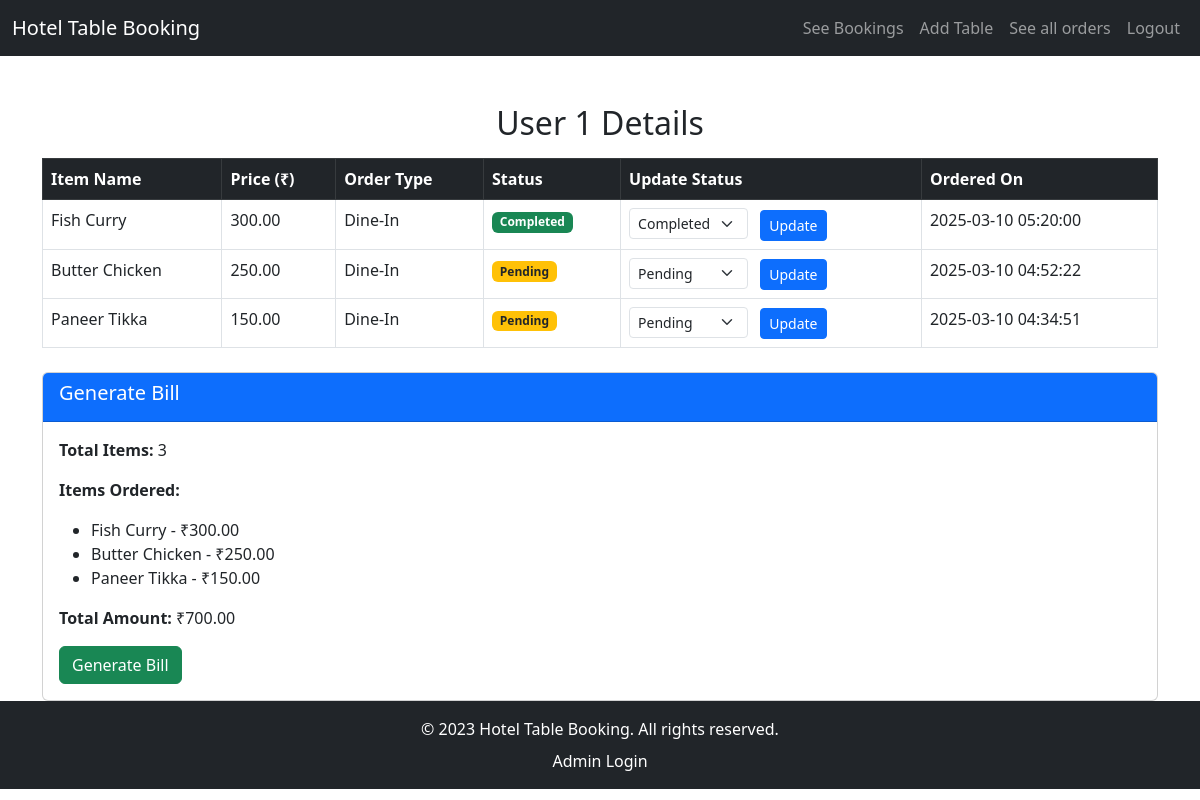
/admin_user_details.php?user_id=1 (signed in), run on an earlier commit of the app's database.
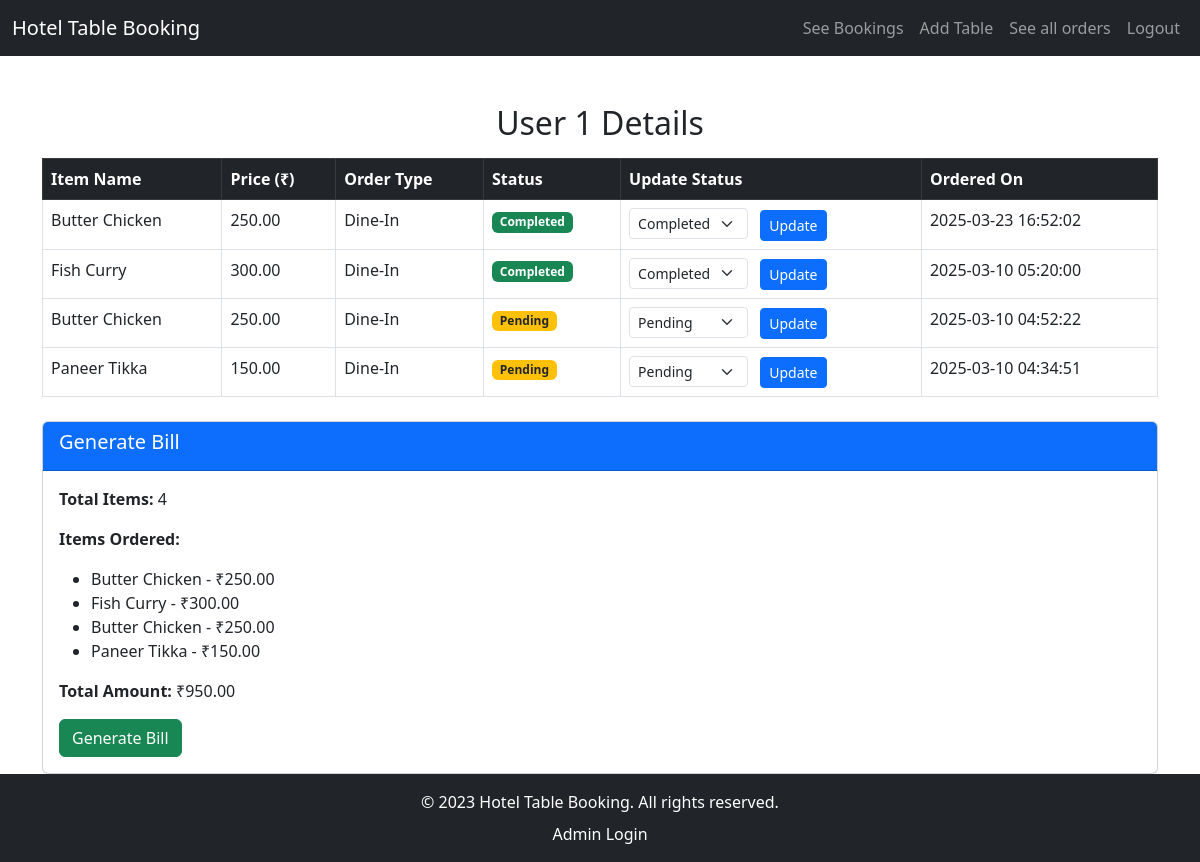
And on a later commit of the database.
### tables this page shows
CREATE TABLE `orders` (
  `id` int(11) NOT NULL,
  `user_id` int(11) NOT NULL,
  `item_name` varchar(100) NOT NULL,
  `category` enum('Veg','Non-Veg') NOT NULL,
  `price` decimal(10,2) NOT NULL,
  `order_type` enum('Dine-In','Parcel') NOT NULL,
  `status` enum('Pending','Completed','Cancelled') NOT NULL DEFAULT 'Pending',
  `created_at` timestamp NOT NULL DEFAULT current_timestamp(),
  `table_number` int(11) NOT NULL DEFAULT 0
);

### admin_user_details.php (the view, shortened to what this page needs)
<?php
require 'db.php';
$user_id = isset($_GET['user_id']) ? intval($_GET['user_id']) : 0;
$stmt = $pdo->prepare("SELECT * FROM orders WHERE user_id = ? ORDER BY created_at DESC");
$stmt->execute([$user_id]);
$orders = $stmt->fetchAll(PDO::FETCH_ASSOC);
$total_bill = 0;
foreach ($orders as $order) {
    $total_bill += $order['price'];
}
?>
<!DOCTYPE html>
<html lang="en">
<head>
    <link href="https://cdn.jsdelivr.net/npm/bootstrap@5.3.0-alpha1/dist/css/bootstrap.min.css" rel="stylesheet">
</head>
<body>
    <nav class="navbar navbar-expand-lg navbar-dark bg-dark">
        <div class="container-fluid">
            <a class="navbar-brand" href="admin_dashboard.php">Hotel Table Booking</a>
            <div class="collapse navbar-collapse" id="navbarNav">
                <ul class="navbar-nav ms-auto">
                    <?php if (isset($_SESSION['admin_id'])): ?>
                        <li class="nav-item"><a class="nav-link" href="admin_bookings.php">See Bookings</a></li>
                        <li class="nav-item"><a class="nav-link" href="admin_dashboard.php">Add Table</a></li>
                        <li class="nav-item"><a class="nav-link" href="admin_orders.php">See all orders</a></li>
                        <li class="nav-item"><a class="nav-link" href="logout.php">Logout</a></li>
                    <?php else: ?>
                        <li class="nav-item"><a class="nav-link" href="login.php">Login</a></li>
                        <li class="nav-item"><a class="nav-link" href="signup.php">Sign Up</a></li>
                    <?php endif; ?>
                </ul>
            </div>
        </div>
    </nav>
    <div class="container mt-5">
        <h2 class="text-center">User <?= htmlspecialchars($user_id) ?> Details</h2>
        <?php if (!empty($orders)): ?>
            <table class="table table-bordered table-hover mt-3">
                <thead class="table-dark">
                    <tr>
                        <th>Item Name</th>
                        <th>Price (₹)</th>
                        <th>Order Type</th>
                        <th>Status</th>
                        <th>Update Status</th>
                        <th>Ordered On</th>
                    </tr>
                </thead>
                <tbody>
                    <?php foreach ($orders as $order): ?>
                        <tr>
                            <td><?= htmlspecialchars($order['item_name']) ?></td>
                            <td><?= htmlspecialchars($order['price']) ?></td>
                            <td><?= htmlspecialchars($order['order_type']) ?></td>
                            <td>
                                <?php
                                $status = $order['status'];
                                switch ($status) {
                                    case 'Pending':
                                        echo '<span class="badge bg-warning text-dark">Pending</span>';
                                        break;
                                    case 'Completed':
                                        echo '<span class="badge bg-success">Completed</span>';
                                        break;
                                }
                                ?>
                            </td>
                            <td>
                                <form method="POST" style="display:inline;">
                                    <select name="new_status" class="form-select form-select-sm d-inline" style="width: auto;">
                                        <option value="Pending" <?= $order['status'] === 'Pending' ? 'selected' : '' ?>>Pending</option>
                                        <option value="Completed" <?= $order['status'] === 'Completed' ? 'selected' : '' ?>>Completed</option>
                                    </select>
                                    <button type="submit" class="btn btn-sm btn-primary ms-2">Update</button>
                                </form>
                            </td>
                            <td><?= htmlspecialchars($order['created_at']) ?></td>
                        </tr>
                    <?php endforeach; ?>
                </tbody>
            </table>
            <div class="card mt-4">
                <div class="card-header bg-primary text-white">
                    <h5 class="card-title">Generate Bill</h5>
                </div>
                <div class="card-body">
                    <p class="card-text"><strong>Total Items:</strong> <?= count($orders) ?></p>
                    <p class="card-text"><strong>Items Ordered:</strong></p>
                    <ul>
                        <?php foreach ($orders as $order): ?>
                            <li><?= htmlspecialchars($order['item_name']) ?> - ₹<?= htmlspecialchars($order['price']) ?></li>
                        <?php endforeach; ?>
                    </ul>
                    <p class="card-text"><strong>Total Amount:</strong> ₹<?= number_format($total_bill, 2) ?></p>
                    <button class="btn btn-success" onclick="printBill()">Generate Bill</button>
                </div>
            </div>
        <?php else: ?>
            <div class="alert alert-info text-center mt-5" role="alert">
                No orders found for this user.
            </div>
        <?php endif; ?>
    </div>
    <?php include 'footer.php'; ?>
</body>
</html>

### footer.php
<footer class="bg-dark text-white text-center py-3">
    &copy; 2023 Hotel Table Booking. All rights reserved.
    <div class="mt-2">
        <a href="admin_login.php" class="text-white text-decoration-none">Admin Login</a>
    </div>
</footer>

What changed in the data, as far as the page shows it:
added orders: item_name "Butter Chicken", price "250.00", order_type "Dine-In", shows "Completed", new_status "Completed", created_at "2025-03-23 16:52:02"
Also different on the page:
count($orders): "3" → "4"
$total_bill: "700.00" → "950.00"
